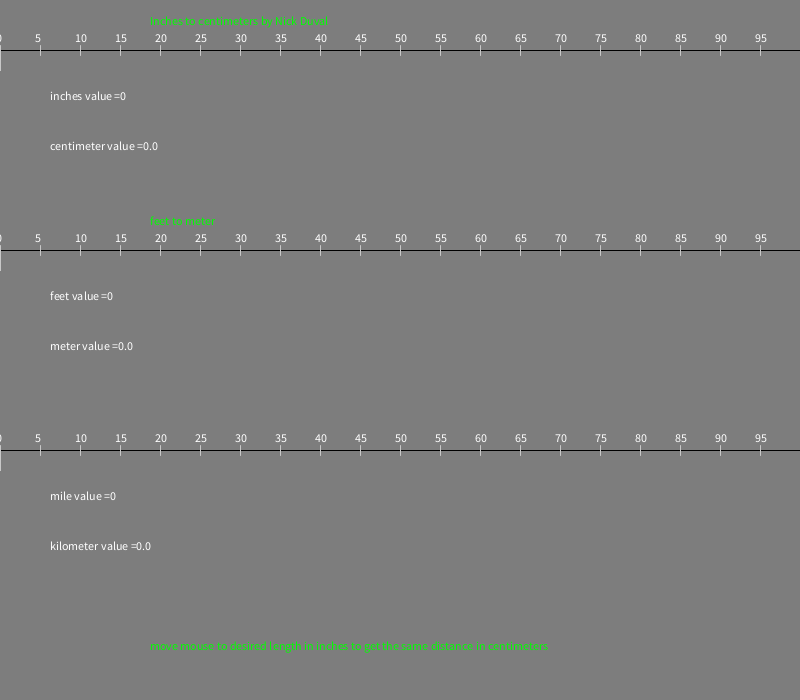
Frame 1 (no input)
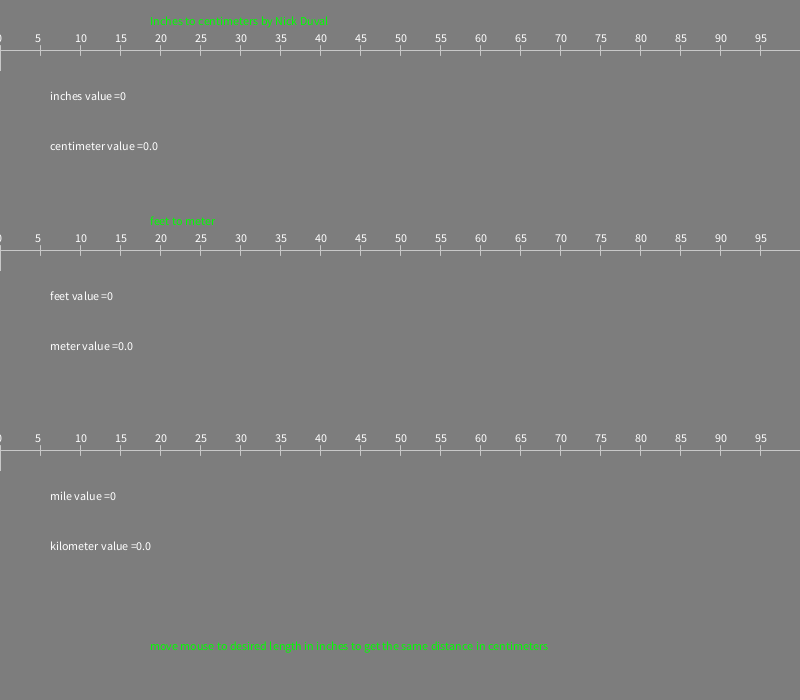
Frame 60 (the mouse pressed at the canvas centre just before this capture)
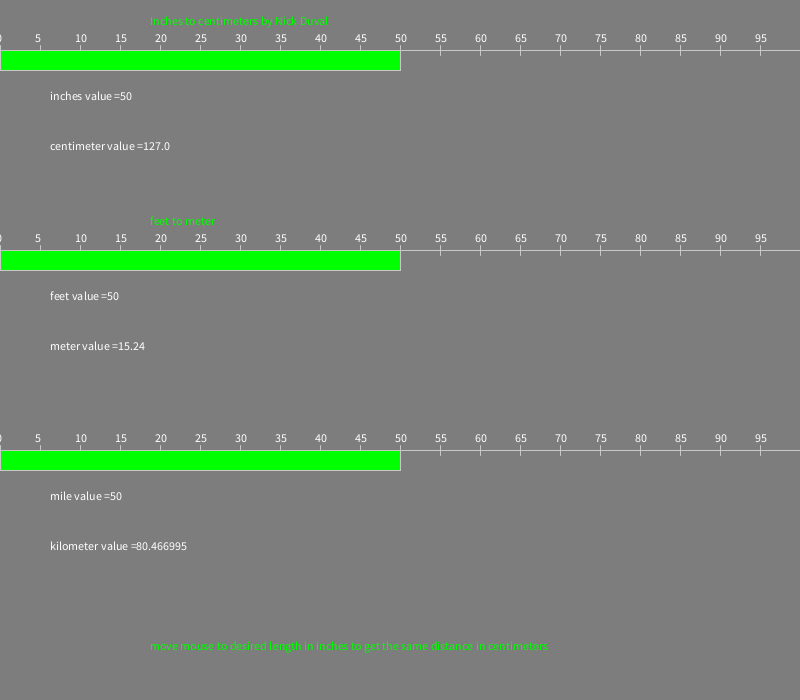
Frame 120 (the mouse held since frame 60 and released just before this capture)

The Processing sketch that drew these frames (run headless with seeded random() and noise(); from frame 60 on, the mouse is pressed at the canvas centre):

// Processing sketch: in_2_cm_converter
// ── in_2_cm_converter.pde
void setup() {
  size(800, 700);
}

void draw() {
  background(125);
  line(0, 50, 800, 50);
  line(0,250,800,250);
  line(0,450,800,450);
  drawReference(100, 50);
  in2cmConverter(mouseX);
  text("inches value =" + int(mouseX/8), 50, 100);
  text("centimeter value =" + in2cmConverter(mouseX/8), 50, 150);
  drawReference(100,250);
  ft2mConverter(mouseX);
  text("feet value =" + int(mouseX/8), 50, 300);
  text("meter value =" + ft2mConverter(mouseX/8), 50, 350);
  drawReference(100,450);
  mi2kmConverter(mouseX);
  text("mile value =" + int(mouseX/8), 50, 500);
  text("kilometer value =" + mi2kmConverter(mouseX/8), 50, 550);
  fill(0, 255, 0);
  rect(0, 50, mouseX, 20);
  rect(0,250,mouseX,20);
  rect(0,450,mouseX,20);
  text("Inches to centimeters by Nick Duval",150,25);
  text("feet to meter", 150, 225);
  text("move mouse to desired length in inches to get the same distance in centimeters",150,650);
}

float in2cmConverter(float val) {
  val=val*2.54;
  return val;
}

void drawReference(int x, int y) {
  fill(255);
  stroke(200);
  for (int i = 0; i<x; i=i+5) {
    line(i*8, y-5, i*8, y+5);
    text(i, (i*8)-5, y-8);
  }
}

float ft2mConverter(float val) {
  val = val*.3048;
  return val;
}

float mi2kmConverter(float val) {
  val = val*1.60934;
  return val;
}
